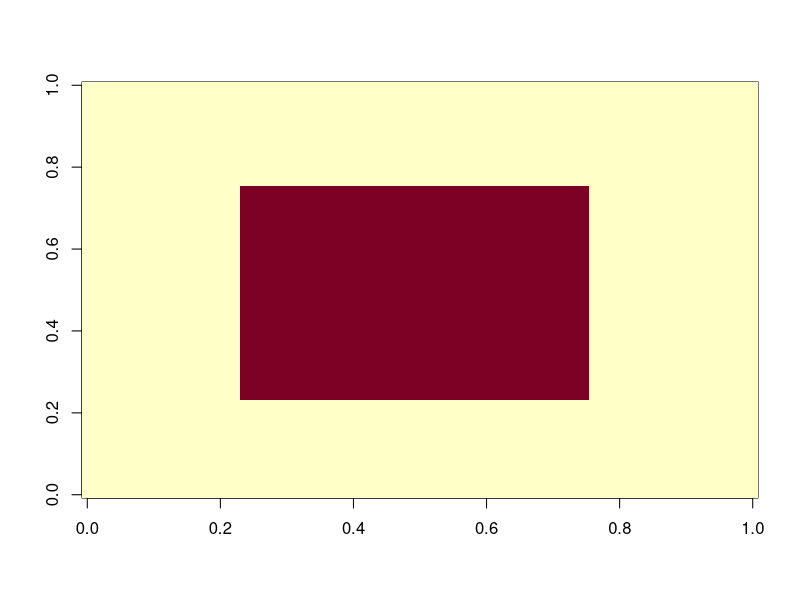

Reproduce this figure in R. (Note: this script raises an error after producing the figure.)
## ---- chunk 1
#library(magrittr)
#library(imager)
library(stats)
library(survival)
## ---- chunk 2
#========================================================================================================

imageGenerator=function(forme, N){
  #fonction permettant de générer une matrice-image de forme choisie, et de taille N*N
  
  img <- matrix(-1, nrow= N, ncol= N)
  
  #----rectangle----
  if(forme== "rectangle"){
    img[(N/4):(N*3/4),(N/4):(N*3/4)] <- 1}
  
  #----losange----
  if(forme== "losange"){
    for (i in 1:N){
      for (j in 1:N){
        sigma0[i,j]=-1+2*(abs(i-j)<=N/4)*(abs(i+j-N)<=N/4)  
      }
    }#for
  }#if
  
  #----damier----
  #----triangle----
  #----cercle----
  #----bande----
  
  return(img)
}#func

#========================================================================================================
## ---- chunk 3
#========================================================================================================

bruiteur=function(image, br){
  #fonction qui revoit l'image donnée en argument par la même image mais bruité par la méthode "br"
  imgBr <- image
  N <- #RECUP LONGEUR IMAGE
  bruit <- 0
  #----binomiale----
  if(br== "rbinom"){bruit <- matrix(2*rbinom(N^2,1,1-p)-1,nrow=N,ncol=N)}
  #----poisson----
  #----normale----
  
  imgBr <- image*br
  return(imgBr)
}#func  A FINIR

#========================================================================================================
## ---- chunk 4
#========================================================================================================

energie=function(S){
  #fonction pour mesurer l'enrgie globale d'une image
  
  eligne=0
  for (i in 1:N) {for (j in 1:(N-1)){eligne=eligne+S[i,j]*S[i,j+1]}}
  ecolonne=0
  for (j in 1:N) {for (i in 1:(N-1)){ecolonne=ecolonne+S[i,j]*S[i+1,j]}}
  return(eligne+ecolonne)
}

#========================================================================================================
## ---- chunk 5
#========================================================================================================

metropolisIsing=function(forme, N, beta, B, n){
  #fonction qui réalise l'algorithme de Metropolis sur une image img0 qui est bruité en img1, et doit à la fin être restaurée en img2
  
  #----création de l'image parfaite img0----
  img0 = imageGenerator(forme, N)
  image(img0)
  #----création d'une image auxiliaire img1, avec bord plus long et bruitage----
  img1 = matrix(0, nrow=N+2, ncol=N+2)
  bruit = matrix(2*rbinom(N^2,1,1-p)-1,nrow=N,ncol=N)
  img1[2:(N+1),2:(N+1)] = img0*bruit
  image(img1)
  img2 = img1 #image tampon
  
  for(k in 1:n){
    #----choix d'un site---
    i <- 1+ceiling(N*runif(1)) # indice entre 2 et N+1
    j <- 1+ceiling(N*runif(1))
    #iaux <- 2 + k%%N #de 2 à N+1
    #jaux <- 2 + k%/%(N-1)%%N #de 2 à N+1
    #----tirage nouvelle valeure candidate----
    img2[i,j] = -img1[i,j]
    #----voisinage----
    v = img1[i+1,j] + img1[i-1,j] + img1[i,j+1] + img1[i,j-1]
    #----potentiels----
    U1 = -B*img1[i,j]-beta*img1[i,j]*v
    U2 = -B*img2[i,j]-beta*img2[i,j]*v
    #----test----
    dU = U2-U1
    if(dU<0){img1[i,j]= -img1[i,j]}
    else{
      p <- exp(-dU)
      if(runif(1)<=p){img1[i,j]= -img1[i,j]}
      else{img2[i,j] <- img1[i,j]} #sinon on ne change pas
    }#else
  }#for
  #----affichage----
  #par(mfrow=c(1,3))
  image(img1)
}


metropolisIsing("rectangle", 64, 1, 0, 10^4)

#========================================================================================================
## ---- chunk 6
#========================================================================================================

GibbsIsing=function(forme, N, beta, B, n){
  #fonction qui réalise l'algorithme de Metropolis sur une image img0 qui est bruité en img1, et doit à la fin être restaurée en img2
  
  #----création de l'image parfaite img0----
  img0 = imageGenerator(forme, N)
  image(img0)
  #----création d'une image auxiliaire img1, avec bord plus long et bruitage----
  img1 = matrix(0, nrow=N+2, ncol=N+2)
  bruit = matrix(2*rbinom(N^2,1,1-p)-1,nrow=N,ncol=N)
  img1[2:(N+1),2:(N+1)] = img0*bruit
  image(img1)
  img2 = img1 #image tampon
  
  for(k in 1:n){
    #----choix d'un site---
    i <- 1+ceiling(N*runif(1)) # indice entre 2 et N+1
    j <- 1+ceiling(N*runif(1))
    iaux <- 2 + k%%N #de 2 à N+1
    jaux <- 2 + k%/%(N-1)%%N #de 2 à N+1
    
    
    #----changement de valeur au site visé sur img2 (1ou-1) pour représenter E en entier avec img1 et img2 (cas d'une image en noir et blanc)----
    img2[i,j] = -img1[i,j]
    #----voisinage----
    v = img1[i+1,j] + img1[i-1,j] + img1[i,j+1] + img1[i,j-1]
    #----potentiels----
    U1 = -B*img1[i,j]-beta*img1[i,j]*v
    U2 = -B*img2[i,j]-beta*img2[i,j]*v
    #----calcule de la proba conditionnelle locale----
    P <- exp(-U1)/(exp(-U1)+exp(-U2))
    #----test----
    if(runif(1)<=p){img1[i,j]= -img1[i,j]}#img1 redevient identique à img2
    else{img2[i,j] <- img1[i,j]} #opération inverse, on ne retient pas le changement, et img2 redevient identique à img1
  }#for
  #----affichage----
  #par(mfrow=c(1,3))
  image(img1)
}


GibbsIsing("rectangle", 64, 1, 1, 10^6)
#========================================================================================================
## ---- chunk 7
#========================================================================================================

recuitMetro=function(forme, N, beta, B, n){
  #fonction qui réalise l'algorithme de Metropolis sur une image img0 qui est bruité en img1, et doit à la fin être restaurée en img2
  
  #----création de l'image parfaite img0----
  img0 = imageGenerator(forme, N)
  image(img0)
  #----création d'une image auxiliaire img1, avec bord plus long et bruitage----
  img1 = matrix(0, nrow=N+2, ncol=N+2)
  bruit = matrix(2*rbinom(N^2,1,1-p)-1,nrow=N,ncol=N)
  img1[2:(N+1),2:(N+1)] = img0*bruit
  image(img1)
  img2 = img1 #image tampon
  
  for(k in (1:n)){
    T <- 1/log(1+k)
    #----choix d'un site---
    #i <- 1+ceiling(N*runif(1)) # indice entre 2 et N+1
    #j <- 1+ceiling(N*runif(1))
    iaux <- 2 + k%%N #de 2 à N+1
    jaux <- 2 + k%/%(N-1)%%N #de 2 à N+1
    #----on test l'autre valeur possible sur l'image tampon. Si c'est ok on fait le changement sur img1 aussi.----
    img2[i,j] = -img1[i,j]
    #----voisinage----
    v = img1[i+1,j] + img1[i-1,j] + img1[i,j+1] + img1[i,j-1]
    #----potentiels----
    U1 = -B*img1[i,j]/T-beta*img1[i,j]*v/T #potentiel actuel
    U2 = -B*img2[i,j]/T-beta*img2[i,j]*v/T #potentiel candidat
    #----test----
    dU = U2-U1
    if(dU<0){img1[i,j]= -img1[i,j]} #si U1 > U2, valeur candidate acceptée
    else{
      p <- exp(-dU)
      if(runif(1)<=p){img1[i,j]= -img1[i,j]} #valeur candidate acceptée selon sa proba conditionnelle
      else{img2[i,j] <- img1[i,j]} #sinon on ne change pas
    }#else
  }#for
  #----affichage----
  #par(mfrow=c(1,3))
  image(img1)
}



recuitMetro("rectangle", 64, 1, 1, 10^4)
#========================================================================================================
## ---- chunk 8
#========================================================================================================


recuitSimule = function(n, beta, N, p, alpha, stop){
  
  #----création de sigma0 le rectangle initial----
  sigma0 <- matrix(-1,nrow=N,ncol=N)  
  sigma0[(N/4):(N*3/4),(N/4):(N*3/4)] <- 1
  
  #----création de sigma le rectangle bruité----
  bruit <- matrix(2*rbinom(N^2,1,1-p)-1,nrow=N,ncol=N) 
  sigma <- sigma0*bruit  
  
  #----création image auxiliaire, avec contour suplémentaire pour calculer U plus facilement----
  Saux <- matrix(0, nrow=N+2, ncol=N+2) 
  Saux[2:(N+1),2:(N+1)] <- sigma
  sigmaaux <- Saux #sugmaaux = matrice auxiliaire pour le calcule de U, garde la valeur initiale de Saux (qui lui change)

  
  #--------le recuit simulé--------
  if(stop==0){ #cas où on s'arrête simplement après n itérations
    for (k in (1:n)) {
      #T <- 1/sqrt(sqrt((1+log(k))))
      T <- 1/k #T tend lentement vers 0
      iaux <- 1+ceiling(N*runif(1)) # indice entre 2 et N+1
      jaux <- 1+ceiling(N*runif(1))
      #iaux <- 2 + k%%N #de 2 à N+1
      #jaux <- 2 + k%/%(N-1)%%N #de 2 à N+1
      
      
      #----voisinage----
      s <- Vstar(Saux, N, iaux, jaux)
      #s <- Saux[iaux-1,jaux]+Saux[iaux+1,jaux]+Saux[iaux,jaux-1]+Saux[iaux,jaux+1]
      #print("s")
      #print(s)
      #----proba pour un recuit simulé, avec rapport de métropolis----
      r <- exp(-2*Saux[iaux,jaux]*(2*alpha*T*sigmaaux[iaux,jaux]+beta*s)/T)
      
      #----changement ou non de spin selon la proba r---
      if(runif(1)<r){Saux[iaux,jaux] <- -Saux[iaux,jaux]}
    }#for
  }#if
    
  if(stop==1){#cas ou on s'arrête après n itérations sans changement de spin
    X<-0#nombre d'itérations consécutives sans changement de spin
    it<-0
    while(X<=n) {
      it<-it+1
      #T <- 1/sqrt(sqrt((1+log(k))))
      T <- 1/k #T tend lentement vers 0
      iaux <- 1+ceiling(N*runif(1)) # indice entre 2 et N+1
      jaux <- 1+ceiling(N*runif(1))
      #iaux <- 2 + k%%N #de 2 à N+1
      #jaux <- 2 + k%/%(N-1)%%N #de 2 à N+1
      
      
      #----voisinage----
      s <- Saux[iaux-1,jaux]+Saux[iaux+1,jaux]+Saux[iaux,jaux-1]+Saux[iaux,jaux+1]
      
      #----proba pour un recuit simulé----
      r <- exp(-2*Saux[iaux,jaux]*(2*alpha*T*sigmaaux[iaux,jaux]+beta*s)/T)
      
      #----changement ou non de spin selon la proba r---
      if(runif(1)<r){
        Saux[iaux,jaux] <- -Saux[iaux,jaux]
        X <- 0#on vient de changer un spin, donc la condition d'arrêt retombe à 0
      }#if
      else{X <-X+1 } 
    }#while
    print(it)
  }#if
  
  S <- Saux[2:(N+1),2:(N+1)] #image finale (on retire le contour auxiliaire)
    
    
  #----pourcentage de correspondance----
  nok <- 0 #nombre de pixels divergents
  correspondance <- 0 #pourcentage sur nb pixels total
  for (i in (1:N)){
    for (j in (1:N)){
      if(S[i,j] != sigma0[i,j]){nok <- nok+1}
    }#for
  }#for
  correspondance <- ((N^2)-nok)/(N^2)*100
  #print(nok)
  #print(correspondance)
  
  
  #----affichage----
  par(mfrow=c(1,3))
  image(1:N,1:N,sigma0)
  image(1:N,1:N,sigma)
  image(1:N,1:N,S)
  return(correspondance)
}#function


recuitSimule(10^4, 5, 64, 0.2, 3, 0)
#========================================================================================================
## ---- chunk 9
#========================================================================================================

Vbranch2=function(img, N, is, js, ib, jb){
  #fonction qui forme UNE branche de voisinage de s (is, js), avec les coordonnées du lead qui sont (ib, jb)
  
  #----VARIABLES----
  dii <- ib-is #coord ligne 
  djj <- jb-js#coord colonnes
  lead <- img[ib,jb]
  branch <- lead #la branche est de longeur minimale 1 (cas du voisinage standard)
  cdd = 0 #candidat
  k <- 1
  
  #----FONCTION----
  
  #----branche horizontale----
  if(dii==0){
    
    #--orientée gauche--
    if(djj<0){
      cdd <- img[ib,jb-k] #avec la bordure de 0 auxiliaire, on ne devrait pas avoir d'erreure
      print(cdd)
      print(lead)
      if(cdd==lead){
        while(cdd==lead){
          branch <- branch + cdd
          k <- k+1
          cdd <- img[ib,jb-k]
        }#while
      }#if
      else{branch <- branch + cdd}
      return(branch)
    }#if
    
    #--orientée droite--
    else{
      cdd <- img[ib,jb+k]
      print(cdd)
      print(lead)
      if(cdd==lead){
        while (cdd==lead & jb+k<=N) {
          branch <- branch + cdd
          k <- k+1
          cdd <- img[ib,jb+k]
        }#while
      }#if
      else{branch <- branch + cdd}
      return(branch)
    }#else
  }#if
  
  #----branche verticale----
  if(djj==0){
    
    #--orientée bas--
    if(dii<0){
      cdd <- img[ib+k,jb]
      print(cdd)
      print(lead)
      if(cdd==lead){
        while(cdd==lead & ib+k<=N){
          branch <- branch + cdd
          k <- k+1
          cdd <- img[ib+k,jb]
        }#while
      }#if
      else{branch <- branch + cdd}
      return(branch)
    }#if
    
    #--orientée haut--
    else{
      cdd <- img[ib-k,jb]
      print(cdd)
      print(lead)
      if(cdd==lead){
        while(cdd==lead & ib-k>=1){
          cdd <- img[ib-k,jb]
          k <- k+1
          cdd <- img[ib-k, jb]
        }#while
      }#if
      else{branch <- branch + cdd}
      return(branch)
    }#else
  }#if
}#func

#========================================================================================================
## ---- chunk 10
#========================================================================================================

Vbranch=function(img, is, js, ib, jb){
  #fonction qui forme une branche de voisinage de s
  
  #----VARIABLES----
  dii <- ib-is #coord ligne 
  djj <- jb-js#coord colonnes
  branch = 0
  lead <- img[ib,jb]
  cdd = 0 #candidat
  k <- 1
  
  #----FONCTION----
  #----branche horizontale----
  
  if(dii==0){
    #--orientée gauche--
    if(djj<0){
      cdd <- img[ib,jb-k]
      while(cdd==lead){
        branch <- branch + cdd
        k <- k+1
        cdd <- img[ib,jb-k]
      }#while
      return(branch)
    }#else
    #--orientée droite--
    else{
      cdd <- img[ib,jb+k]
      while (cdd==lead) {
        branch <- branch + cdd
        k <- k+1
        cdd <- img[ib,jb+k]
      }#while
      return(branch)
    }#else
  }#if
  
  #----branche verticale----
  if(djj==0){
    #--orientée bas--
    if(dii<0){
      cdd <- img[ib+k,jb]
      while(cdd==lead){
        branch <- branch + cdd
        k <- k+1
        cdd <- img[ib+k,jb]
      }#while
      return(branch)
    }#if
    #--orientée haut--
    else{
      cdd <- img[ib-k,jb]
      while(cdd==lead){
        cdd <- img[ib-k,jb]
        k <- k+1
        cdd <- img[ib-k, jb]
      }#while
      return(branch)
    }#else
  }#if
}#func

#========================================================================================================
## ---- chunk 11
Vstar=function(img, N, i,j){
  s <- 0
  s <- s + Vbranch2(img, N, i, j, i-1, j)
  s <- s + Vbranch2(img, N, i, j, i+1, j)
  s <- s + Vbranch2(img, N, i, j, i, j-1)
  s <- s + Vbranch2(img, N, i, j, i, j+1)
  return(s)
}#func

#========================================================================================================
## ---- chunk 12
img <- imageGenerator("rectangle", 50)

imgaux <- matrix(data=0,nrow=52,ncol=52)
imgaux[2:51,2:51] <- img

Vstar(imgaux, 50, 2, 2)
## ---- chunk 13
recuitSimuleFixe(10,2/3,64,0.2,0.3,0)
## ---- chunk 14
recuitSimuleFixe = function(n, beta, N, p, alpha, stop){
  
  #----cr?ation de sigma0 le rectangle initial----
  sigma0 <- matrix(-1,nrow=N,ncol=N)  
  sigma0[(N/4):(N*3/4),(N/4):(N*3/4)] <- 1
  
  #----cr?ation de sigma le rectangle bruit?----
  bruit <- matrix(2*rbinom(N^2,1,1-p)-1,nrow=N,ncol=N) 
  sigma <- sigma0*bruit  
  
  #----cr?ation image auxiliaire, avec contour supl?mentaire pour calculer U plus facilement----
  Saux <- matrix(0, nrow=N+2, ncol=N+2) 
  Saux[2:(N+1),2:(N+1)] <- sigma
  sigmaaux <- Saux #sugmaaux = matrice auxiliaire pour le calcule de U, garde la valeur initiale de Saux (qui lui change)

  
  #--------le recuit simul?--------
  if(stop==0){ #cas o? on s'arr?te simplement apr?s n it?rations
    for (k in (1:(N*N*n))) {#N*N*n = nombre d'itération nécessaires pour faire n révolutions
      #T <- 1/sqrt(sqrt((1+log(k))))
      T <- 1/k #T tend lentement vers 0
      #iaux <- 1+ceiling(N*runif(1)) # indice entre 2 et N+1
      #jaux <- 1+ceiling(N*runif(1))
      iaux <- 2 + k%%N #de 2 ? N+1
      jaux <- 2 + k%/%(N-1)%%N #de 2 ? N+1
      
      
      #----voisinage----
      #s <- Vstar(Saux, iaux, jaux)
      s <- Saux[iaux-1,jaux]+Saux[iaux+1,jaux]+Saux[iaux,jaux-1]+Saux[iaux,jaux+1]
      
      #----proba pour un recuit simul?----
      r <- exp(-2*Saux[iaux,jaux]*(2*alpha*T*sigmaaux[iaux,jaux]+beta*s)/T)
      
      #----changement ou non de spin selon la proba r---
      #rmc[k]=r
      if(runif(1)<r){Saux[iaux,jaux] <- -Saux[iaux,jaux]}
    }#for
  }#if
    
  if(stop==1){#cas ou on s'arr?te apr?s n it?rations sans changement de spin
    X<-0 #nombre d'it?rations cons?cutives sans changement de spin
    it<-0 #nb itération
    revo<-0 #nb de révolution
    while(X<=n) {
      it<-it+1
      revo <- it%/%N*N
      #T <- 1/sqrt(sqrt((1+log(k))))
      T <- 1/it #T tend lentement vers 0
      iaux <- 1+ceiling(N*runif(1)) # indice entre 2 et N+1
      jaux <- 1+ceiling(N*runif(1))
      #iaux <- 2 + k%%N #de 2 ? N+1
      #jaux <- 2 + k%/%(N-1)%%N #de 2 ? N+1
      
      
      #----voisinage----
      #s <- Vstar(Saux, iaux, jaux)
      s <- Saux[iaux-1,jaux]+Saux[iaux+1,jaux]+Saux[iaux,jaux-1]+Saux[iaux,jaux+1]
      
      #----proba pour un recuit simul?----
      r <- exp(-2*Saux[iaux,jaux]*(2*alpha*T*sigmaaux[iaux,jaux]+beta*s)/T)
      
      #----changement ou non de spin selon la proba r---
      #rmc[k]=r
      if(runif(1)<r){
        Saux[iaux,jaux] <- -Saux[iaux,jaux]
        X <- 0#on vient de changer un spin, donc la condition d'arr?t retombe ? 0
      }#if
      else{X <-X+1 } 
    }#while
    print(c("ItÃ©rations",it))
  }#if
  
  S <- Saux[2:(N+1),2:(N+1)] #image finale (on retire le contour auxiliaire)
    
    
  #----pourcentage de correspondance----
  nok <- 0 #nombre de pixels divergents
  correspondance <- 0 #pourcentage sur nb pixels total
  for (i in (1:N)){
    for (j in (1:N)){
      if(S[i,j] != sigma0[i,j]){nok <- nok+1}
    }#for
  }#for
  correspondance <- ((N^2)-nok)/(N^2)*100
  #print(nok)
  #print(correspondance)
  
  
  #----affichage----
  #layout(matrix(c(1,4,2,5,3,0), nc=3))
  #image(1:N,1:N,sigma0)
  #image(1:N,1:N,sigma)
  #image(1:N,1:N,S)
  return(correspondance)
}#function
## ---- chunk 15
recuitSimule(400,2/3,64,0.2,0.3,0)
## ---- chunk 16
#========================================================================================================

recuitSimule2 = function(n, beta, N, p, alpha, stop){
  
  #----cr?ation de sigma0 le rectangle initial----
  sigma0 <- matrix(-1,nrow=N,ncol=N)  
  sigma0[(N/4):(N*3/4),(N/4):(N*3/4)] <- 1
  
  #----cr?ation de sigma le rectangle bruit?----
  bruit <- matrix(2*rbinom(N^2,1,1-p)-1,nrow=N,ncol=N) 
  sigma <- sigma0*bruit  
  
  #----cr?ation image auxiliaire, avec contour supl?mentaire pour calculer U plus facilement----
  Saux <- matrix(0, nrow=N+2, ncol=N+2) 
  Saux[2:(N+1),2:(N+1)] <- sigma
  sigmaaux <- Saux #sugmaaux = matrice auxiliaire pour le calcule de U, garde la valeur initiale de Saux (qui lui change)
  #rmc=rep(1/2,n)

  
  #--------le recuit simul?--------
  if(stop==0){ #cas o? on s'arr?te simplement apr?s n it?rations
    for (k in (1:n)) {
      #T <- 1/sqrt(sqrt((1+log(k))))
      T <- 1/k #T tend lentement vers 0
      #iaux <- 1+ceiling(N*runif(1)) # indice entre 2 et N+1
      #jaux <- 1+ceiling(N*runif(1))
      iaux <- 2 + k%%N #de 2 ? N+1
      jaux <- 2 + k%/%(N-1)%%N #de 2 ? N+1
      
      
      #----voisinage----
      #☻s <- Vstar(Saux, iaux, jaux)
      s <- Saux[iaux-1,jaux]+Saux[iaux+1,jaux]+Saux[iaux,jaux-1]+Saux[iaux,jaux+1]
      
      #----proba pour un recuit simul?----
      r <- exp(-2*Saux[iaux,jaux]*(2*alpha*T*sigmaaux[iaux,jaux]+beta*s)/T)
      
      #----changement ou non de spin selon la proba r---
      #rmc[k]=r
      if(runif(1)<r){Saux[iaux,jaux] <- -Saux[iaux,jaux]}
    }#for
  }#if
    
  if(stop==1){#cas ou on s'arr?te apr?s n it?rations sans changement de spin
    X<-0#nombre d'it?rations cons?cutives sans changement de spin
    it<-0
    while(X<=n) {
      it<-it+1
      #T <- 1/sqrt(sqrt((1+log(k))))
      T <- 1/it #T tend lentement vers 0
      iaux <- 1+ceiling(N*runif(1)) # indice entre 2 et N+1
      jaux <- 1+ceiling(N*runif(1))
      #iaux <- 2 + k%%N #de 2 ? N+1
      #jaux <- 2 + k%/%(N-1)%%N #de 2 ? N+1
      
      
      #----voisinage----
      s <- Vstar(Saux, iaux, jaux)
      #s <- Saux[iaux-1,jaux]+Saux[iaux+1,jaux]+Saux[iaux,jaux-1]+Saux[iaux,jaux+1]
      
      #----proba pour un recuit simul?----
      r <- exp(-2*Saux[iaux,jaux]*(2*alpha*T*sigmaaux[iaux,jaux]+beta*s)/T)
      
      #----changement ou non de spin selon la proba r---
      #rmc[k]=r
      if(runif(1)<r){
        Saux[iaux,jaux] <- -Saux[iaux,jaux]
        X <- 0#on vient de changer un spin, donc la condition d'arr?t retombe ? 0
      }#if
      else{X <-X+1 } 
    }#while
    print(c("ItÃ©rations",it))
  }#if
  
  S <- Saux[2:(N+1),2:(N+1)] #image finale (on retire le contour auxiliaire)
    
    
  #----pourcentage de correspondance----
  nok <- 0 #nombre de pixels divergents
  correspondance <- 0 #pourcentage sur nb pixels total
  for (i in (1:N)){
    for (j in (1:N)){
      if(S[i,j] != sigma0[i,j]){nok <- nok+1}
    }#for
  }#for
  correspondance <- ((N^2)-nok)/(N^2)*100
  #print(nok)
  print(correspondance)
  
  
  #----affichage----
  #layout(matrix(c(1,4,2,5,3,0), nc=3))
  #image(1:N,1:N,sigma0)
  #image(1:N,1:N,sigma)
  #image(1:N,1:N,S)
  return(correspondance)
}#function

#========================================================================================================
## ---- chunk 17
#========================================================================================================

MCdeMC=function(pct, K, n, beta, N, p, alpha, stop){
  #algo de montecarlo sur celui de recuit simul?, pour estimer la proba de correspodnance
  #? pct% d'une image reconstitu?e, en en fonction du nombre d'it?rations dans le recuitsimul?
  P <- 0
  E <- 0
  corresp = rep(0,K)#génère une suite de K zero, qui va stoquer no résults pour afficher ensuite avec ecfd()
  for (k in (1:K)) { #on fait K recuitSimul?
    corresp[k] = recuitSimuleFixe(n, beta, N, p, alpha, stop)
    if(corresp[k]>=pct){E <- E+1} #si le pourcentage de correspondance convient ? la condition pct
  }
  
  P <- E/K  #les recuitSimule sont a priori ind?pendants les uns des autres, et r?alis?s identiquement
  print(c("probabilité de correspondance = ",P))
  
  #survie=function(x){1-ecdf(corresp)(x)}
  plot(ecdf(corresp))
  #x <- seq(min(corresp)-4,100,0.1)
  #plot.Surv(corresp)
  #plot(x,survie(x),type="S")
}

#========================================================================================================
## ---- chunk 18
#MCdeMC(98,40,10,2/3,64,0.2,0.3,0)
## ---- chunk 19
MCdeMC_revo=function(n, beta, N, p, alpha, stop){
  corresp2 = c(1,n)
  revolution = c(1:n)
  for( revo in(1:n)){ #on va tester le recuit en faisant varier le nombre de révolution de 1 à 50 (cas ou stop = 0)
    corresp2[revo] = recuitSimuleFixe(revo, beta, N, p, alpha, stop)
  }#for
  rev <- data.frame(revo = c(1:n), correspondance = corresp2 )
  ggplot(data = rev, aes(x="nombre_de_revolution", y="pourcentage de correspondance")) + geom_point() + geom_smooth() #+ geom_line()
}#func

#MCdeMC_revo(20, 2/3, 64, 0.2, 0.3, 0 )
